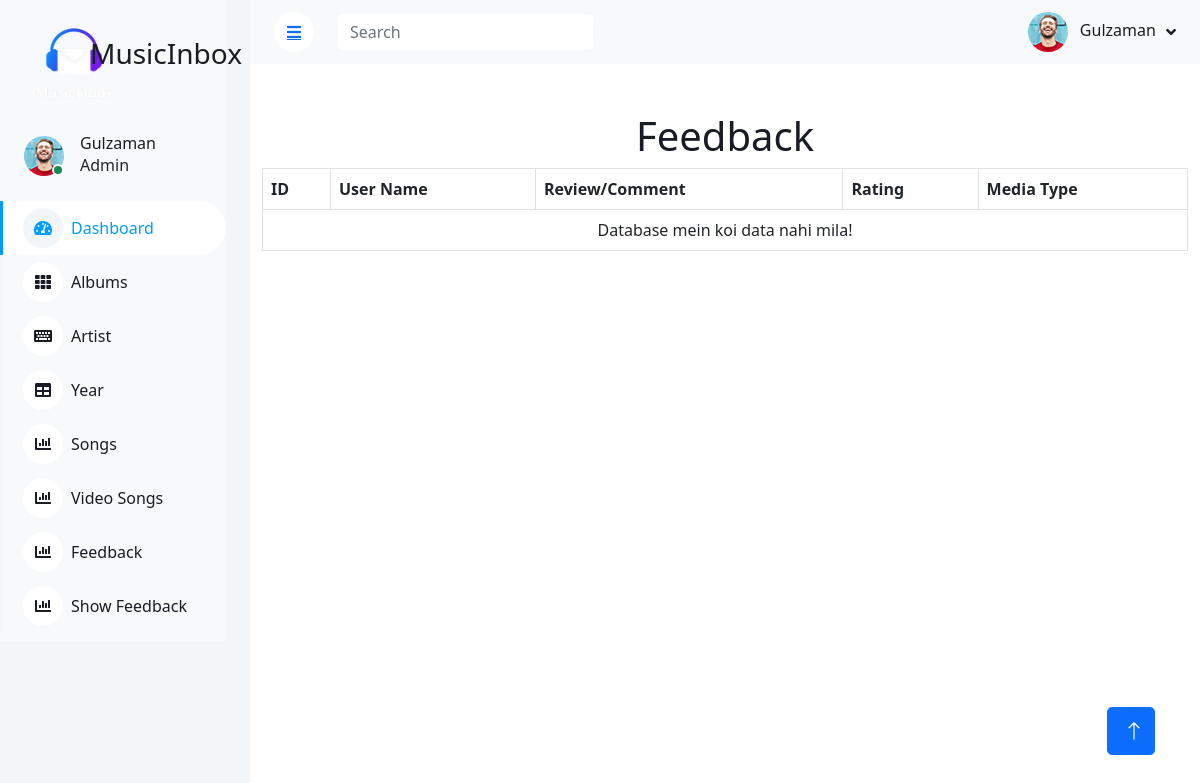
The page /admin_panel/public.php?add_feedback (signed in) on the database as committed earlier.
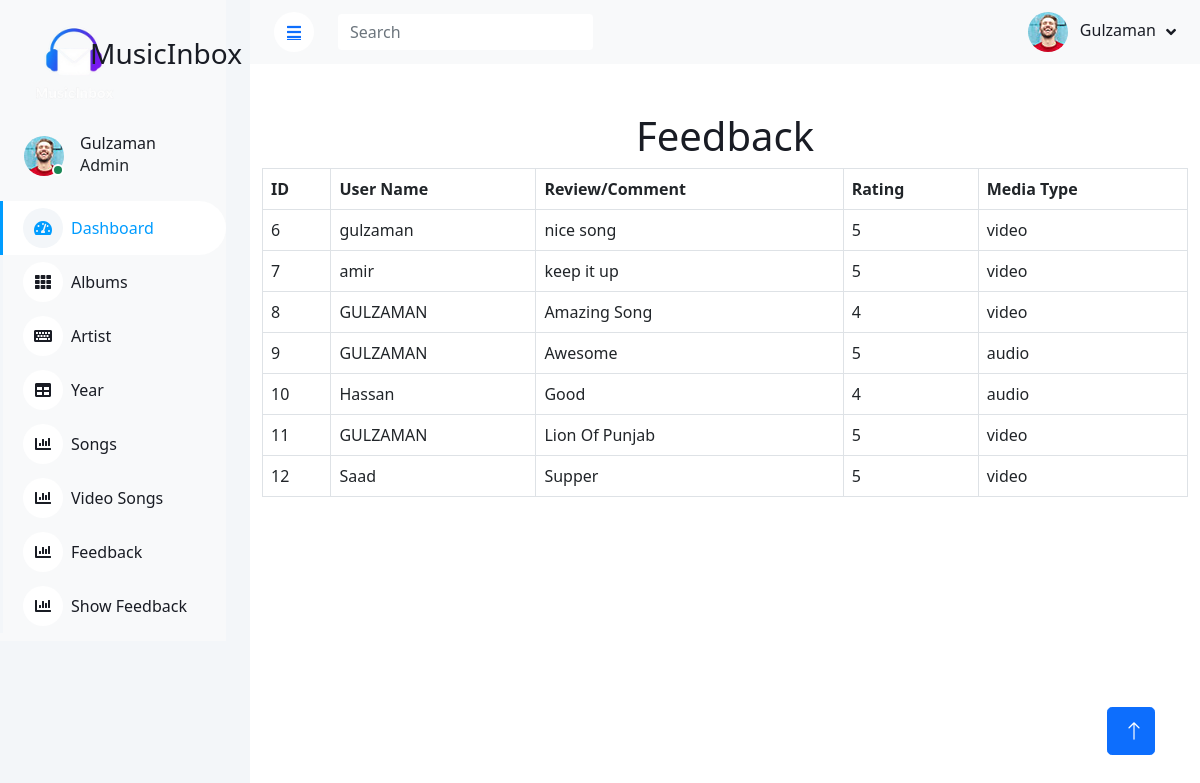
The same page on the database as committed later.
### tables this page shows
CREATE TABLE `reviews` (
  `r_id` int(11) NOT NULL,
  `item_id` int(11) NOT NULL,
  `item_type` enum('audio','video') NOT NULL,
  `user_name` varchar(100) DEFAULT NULL,
  `rating` int(11) DEFAULT NULL CHECK (`rating` >= 1 and `rating` <= 5),
  `comment` text DEFAULT NULL,
  `created_at` timestamp NOT NULL DEFAULT current_timestamp()
);

### admin_panel/add_feedback.php (the view, shortened to what this page needs)
<?php
include "../connection.php";
?>
<!doctype html>
<html lang="en">
  <head>
    <link href="https://cdn.jsdelivr.net/npm/bootstrap@5.0.2/dist/css/bootstrap.min.css" rel="stylesheet">
  </head>
  <body>
<h1 class="text-center mt-5">Feedback</h1>
<div class="container">
    <div class="row">
        <div class="col-12">
            <table class="table table-bordered">
    <thead>
        <tr>
            <th>ID</th>
            <th>User Name</th>
            <th>Review/Comment</th>
            <th>Rating</th>
            <th>Media Type</th>
        </tr>
    </thead>
  <tbody>
<?php
$query = mysqli_query($con, "SELECT * FROM reviews");
if(mysqli_num_rows($query) > 0) {
    while($row = mysqli_fetch_assoc($query)) {
        ?>
        <tr>
            <td><?php echo $row['r_id']; ?></td>
            <td><?php echo $row['user_name']; ?></td>
            <td><?php echo $row['comment']; ?></td>
            <td><?php echo $row['rating']; ?></td>
            <td><?php echo $row['item_type']; ?></td>
        </tr>
        <?php
    }
} else {
    echo "<tr><td colspan='5' class='text-center'>Database mein koi data nahi mila!</td></tr>";
}
?>
</tbody>
</table>
        </div>
    </div>
</div>
  </body>
</html>

Rows that differ between the two databases and show on the page:
added reviews: r_id "6", user_name "gulzaman", comment "nice song", rating "5", item_type "video"
added reviews: r_id "7", user_name "amir", comment "keep it up", rating "5", item_type "video"
added reviews: r_id "8", user_name "GULZAMAN", comment "Amazing Song", rating "4", item_type "video"
added reviews: r_id "9", user_name "GULZAMAN", comment "Awesome", rating "5", item_type "audio"
added reviews: r_id "10", user_name "Hassan", comment "Good", rating "4", item_type "audio"
added reviews: r_id "11", user_name "GULZAMAN", comment "Lion Of Punjab", rating "5", item_type "video"
added reviews: r_id "12", user_name "Saad", comment "Supper", rating "5", item_type "video"
Other text that changed with them:
text no longer shown: "Database mein koi data nahi mila!"
